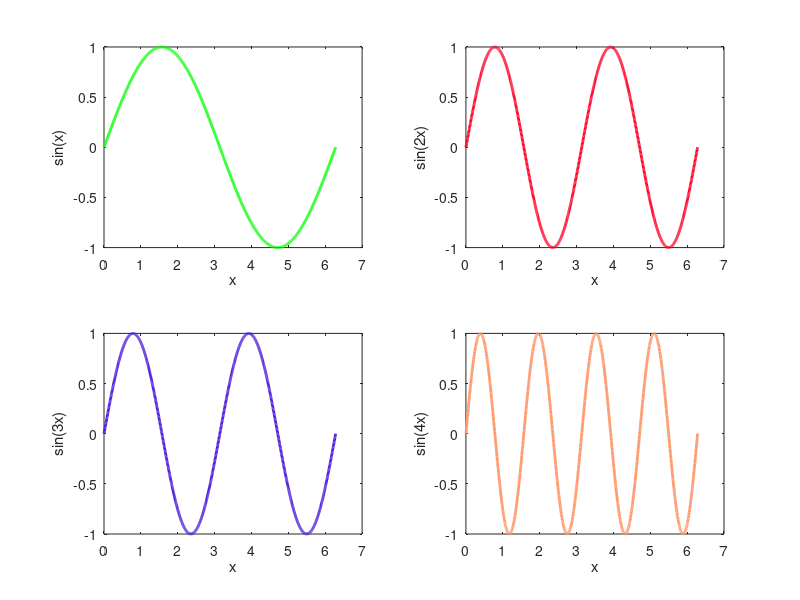

The MATLAB source for this figure:
#x = [0:0.02:1];
#y=x.*(1-x) + 0.1;
#x1 = [-0.5:0.05:1.5];
#plot(x,y,x1,(x1+0.5)/5)
#plot(x,y, 'Color', [0, 0.5, 0.3], 'Linewidth', 3, 'Marker', '*', 'MarkerSize', '10');
#hold on;
#plot(x1,(x1+0.5)/5);
#grid on;
#xlabel('Time')
#ylabel('Function')
#title('Graphics')

#Fig=figure('NumberTitle', 'off', 'Name','Graphics');
#x=linspace(0,2*pi,500);
#y=exp(-0.5*x).*sin(4*pi*x);
#z=exp(-0.5*x);
#plot(x,y,x,z,':r',x,-z,':r','LineWidth',2)
#grid on

#figure
#plot(x,-z,':r', 'LineWidth', '2')

x = linspace(0, 2 * pi, 1000);
subplot(2,2,1)
plot(x, sin(x), 'LineWidth', 2, 'Color', 'g');
xlabel('x');
ylabel('sin(x)')


subplot(2,2,2);
plot(x,sin(2*x), 'Linewidth', 2, 'Color', [1 0 1/7]);
xlabel('x')
ylabel('sin(2x)')


subplot(2,2,3);
plot(x,sin(2*x), 'Linewidth', 2, 'Color', [0.3 0.1 6/7]);
xlabel('x')
ylabel('sin(3x)')

subplot(2,2,4);
plot(x, sin(4*x), 'Linewidth', 2, 'Color', [1 0.6 3/7]);
xlabel('x')
ylabel('sin(4x)')

#
